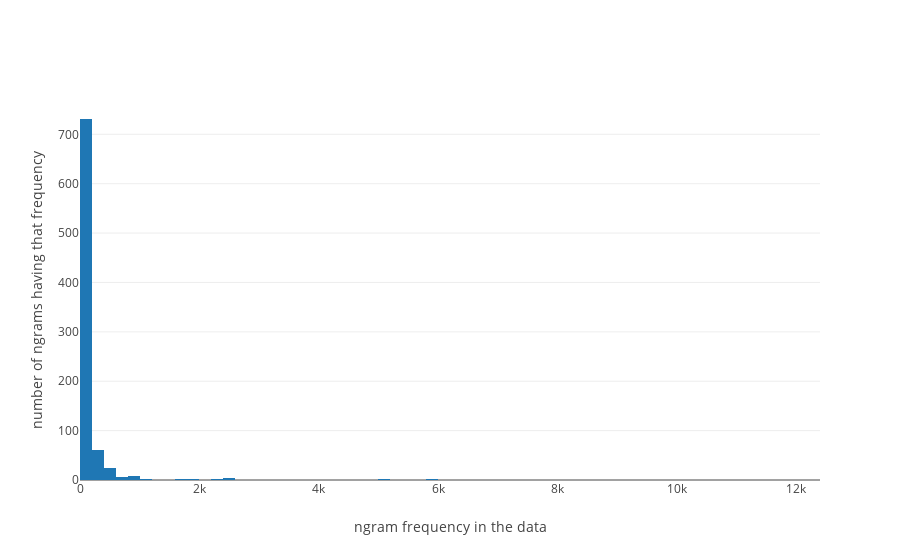

This figure's notebook cell:
### Markdown cell above
#### frequencies histogram

### Code cell
# some imports and setup for plotting
import plotly.graph_objs as go
from plotly.offline import download_plotlyjs, init_notebook_mode, plot, iplot
from colab import enable_plotly_in_colab

init_notebook_mode(connected=True)
enable_plotly_in_colab()

data = [go.Histogram(x=ngram_frequencies['occurences'])]
fig = go.Figure(data=data, layout=go.Layout(
        yaxis=dict(title='number of ngrams having that frequency'), 
        xaxis=dict(title='ngram frequency in the data')))

iplot(fig)

### Figure 1 — Plotly figure (JSON) as saved in the notebook; plotly's stock layout.template omitted (floating-point values rounded to 4 significant figures; data arrays with more than 128 entries replaced by an {"elided": "..."} marker saying what was removed)
{"data": [{"type": "histogram", "uid": "9ecf20a9-52a9-11e9-9603-d8cb8a18b480", "x": {"elided": "858 int values"}}], "layout": {"xaxis": {"title": "ngram frequency in the data"}, "yaxis": {"title": "number of ngrams having that frequency"}}}
